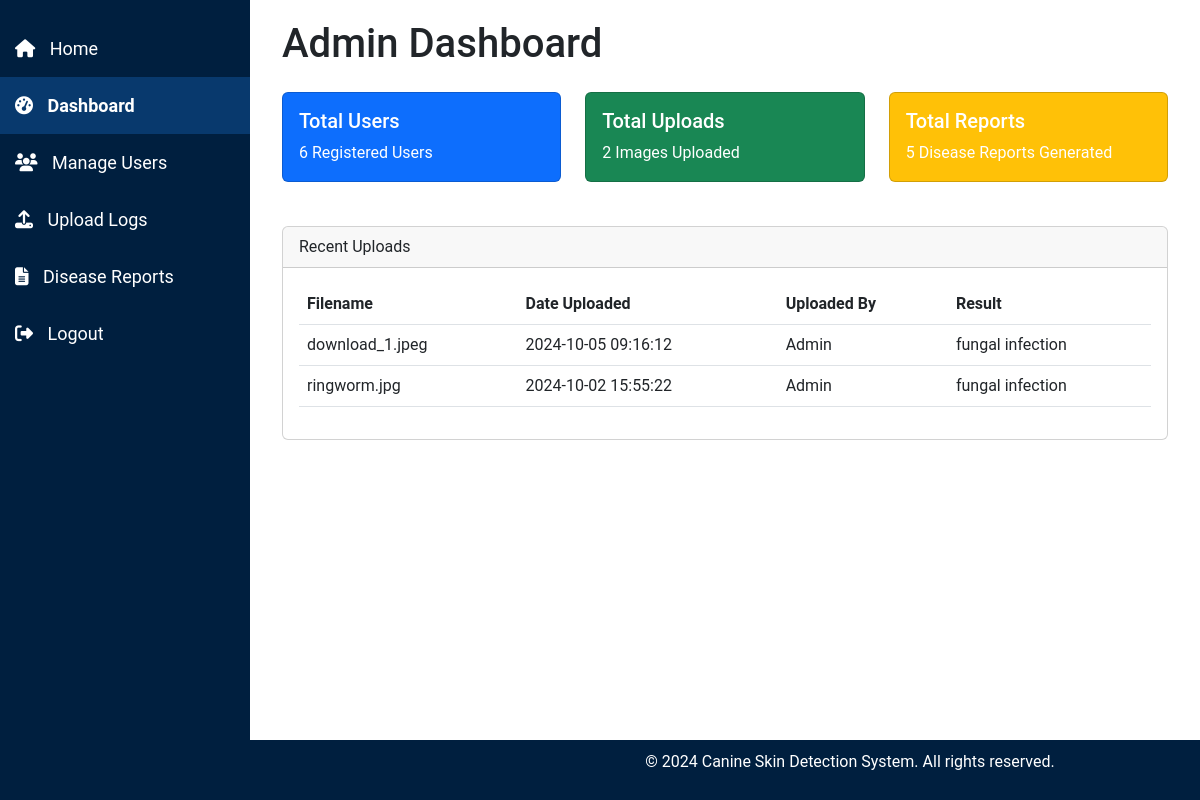
Before: /admin/admin_dashboard (signed in) with the older database file.
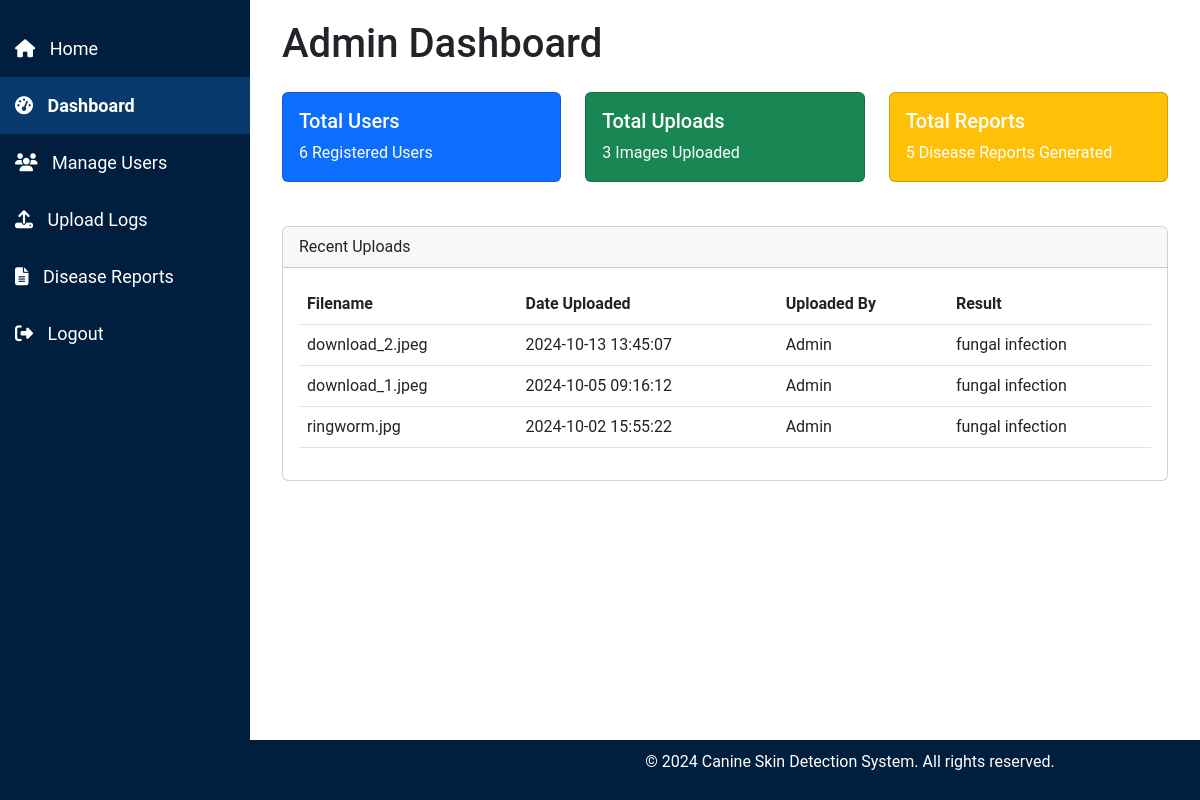
After: the same page with the newer database file.
### tables this page shows
CREATE TABLE uploads (
    id INTEGER PRIMARY KEY AUTOINCREMENT,
    filename TEXT NOT NULL,
    upload_date TIMESTAMP DEFAULT CURRENT_TIMESTAMP,
    file_type TEXT NOT NULL,
    result TEXT NOT NULL,  -- Add a column for storing the result (disease name)
    username TEXT NOT NULL  -- Store the username instead of user_id
);

### admin.py (the view)
@admin.route('/admin_dashboard')
def admin_dashboard():
    if 'user' not in session or session.get('role') != 'admin':
        flash('Access denied! Admins only.', 'danger')
        return redirect(url_for('index'))
    conn = get_db_connection()
    total_users = conn.execute('SELECT COUNT(*) FROM users').fetchone()[0]
    total_uploads = conn.execute('SELECT COUNT(*) FROM uploads').fetchone()[0]
    total_reports = conn.execute('SELECT COUNT(*) FROM diseases').fetchone()[0]
    recent_uploads = conn.execute('SELECT filename, upload_date, username, result FROM uploads ORDER BY upload_date DESC LIMIT 10').fetchall()
    conn.close()
    return render_template('admin/admin_dashboard.html', total_users=total_users, total_reports=total_reports, total_uploads=total_uploads, recent_uploads=recent_uploads)

### db.py (called while the page is built)
def get_db_connection():
    conn = sqlite3.connect('site.db')
    conn.row_factory = sqlite3.Row  # Allows accessing rows as dictionaries
    return conn

### templates/admin/admin_dashboard.html (shortened to what this page needs)
<!DOCTYPE html>
<html lang="en">
<head>
    <link href="https://cdn.jsdelivr.net/npm/bootstrap@5.3.0-alpha1/dist/css/bootstrap.min.css" rel="stylesheet">
    <link rel="stylesheet" href="{{ url_for('static', filename='css/admin_styles.css') }}">
</head>
<body>
    {% include 'partials/admin_sidebar.html' %}
    <div class="content">
        <div class="container-fluid">
            <h1 class="mb-4">Admin Dashboard</h1>
            <div class="row">
                <div class="col-lg-4 col-md-6">
                    <div class="card text-white bg-primary">
                        <div class="card-body">
                            <h5 class="card-title">Total Users</h5>
                            <p class="card-text">{{ total_users }} Registered Users</p>
                        </div>
                    </div>
                </div>
                <div class="col-lg-4 col-md-6">
                    <div class="card text-white bg-success">
                        <div class="card-body">
                            <h5 class="card-title">Total Uploads</h5>
                            <p class="card-text">{{ total_uploads }} Images Uploaded</p>
                        </div>
                    </div>
                </div>
                <div class="col-lg-4 col-md-6">
                    <div class="card text-white bg-warning">
                        <div class="card-body">
                            <h5 class="card-title">Total Reports</h5>
                            <p class="card-text">{{ total_reports }} Disease Reports Generated</p>
                        </div>
                    </div>
                </div>
            </div>
            <div class="card mt-4">
                <div class="card-header">
                    Recent Uploads
                </div>
                <div class="card-body">
                    <table class="table table-hover">
                        <thead>
                            <tr>
                                <th>Filename</th>
                                <th>Date Uploaded</th>
                                <th>Uploaded By</th>
                                <th>Result</th>
                            </tr>
                        </thead>
                        <tbody>
                            {% for upload in recent_uploads %}
                            <tr>
                                <td>{{ upload.filename }}</td>
                                <td>{{ upload.upload_date }}</td>
                                <td>{{ upload.username }}</td>
                                <td>{{ upload.result }}</td>
                            </tr>
                            {% endfor %}
                        </tbody>
                    </table>
                </div>
            </div>
        </div>
    </div>
    {% include 'partials/footer_admin.html' %}
</body>
</html>

Changed rows visible on the page:
added uploads: filename "download_2.jpeg", upload_date "2024-10-13 13:45:07", username "Admin", result "fungal infection"
Other visible differences:
{{ total_uploads }}: "2" → "3"
